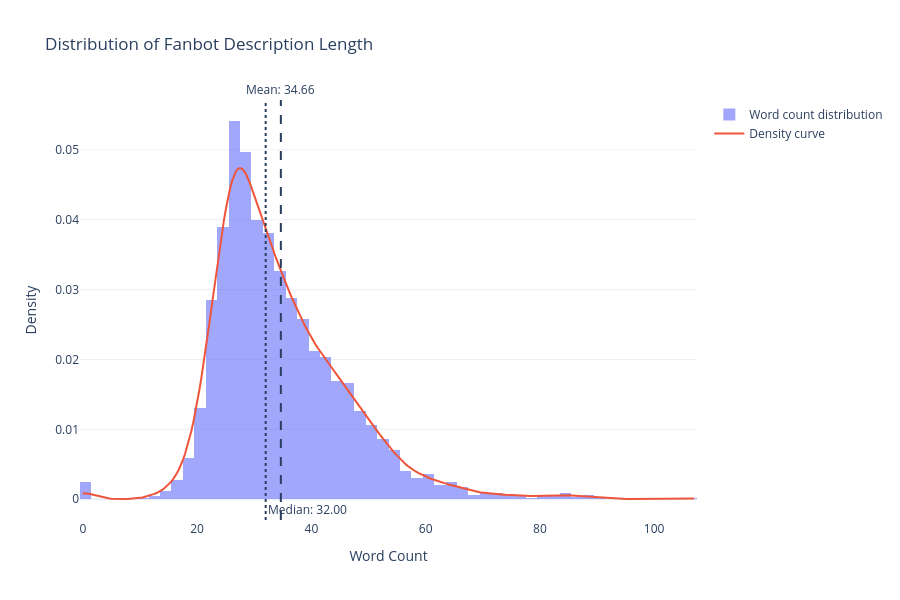

The code cell stored with this chart in its notebook:
### Code cell
# Description length analysis

bots["description_word_count"] = (
    bots["description"]
    .fillna("")
    .astype(str)
    .str.split()
    .str.len()
)

save_distribution_report(
    bots["description_word_count"],
    name="description",
    report_name="03_description_tokendis",
    figure_name="04_description_distribution"
)

### Figure 1 — Plotly figure (JSON) as saved in the notebook; plotly's stock layout.template omitted (floating-point values rounded to 4 significant figures; data arrays with more than 128 entries replaced by an {"elided": "..."} marker saying what was removed)
{"data": [{"histnorm": "probability density", "name": "Word count distribution", "nbinsx": 60, "opacity": 0.6, "type": "histogram", "x": {"elided": "3556 int values"}}, {"mode": "lines", "name": "Density curve", "type": "scatter", "x": {"elided": "300 float values"}, "y": {"elided": "300 float values"}}], "layout": {"annotations": [{"showarrow": false, "text": "Mean: 34.66", "x": 34.66, "xanchor": "center", "xref": "x", "y": 1, "yanchor": "bottom", "yref": "y domain"}, {"showarrow": false, "text": "Median: 32.00", "x": 32, "xanchor": "left", "xref": "x", "y": 0, "yanchor": "bottom", "yref": "y domain"}], "height": 600, "shapes": [{"line": {"dash": "dash"}, "type": "line", "x0": 34.66, "x1": 34.66, "xref": "x", "y0": 0, "y1": 1, "yref": "y domain"}, {"line": {"dash": "dot"}, "type": "line", "x0": 32, "x1": 32, "xref": "x", "y0": 0, "y1": 1, "yref": "y domain"}], "title": {"text": "Distribution of Fanbot Description Length"}, "width": 900, "xaxis": {"title": {"text": "Word Count"}}, "yaxis": {"title": {"text": "Density"}}}}
